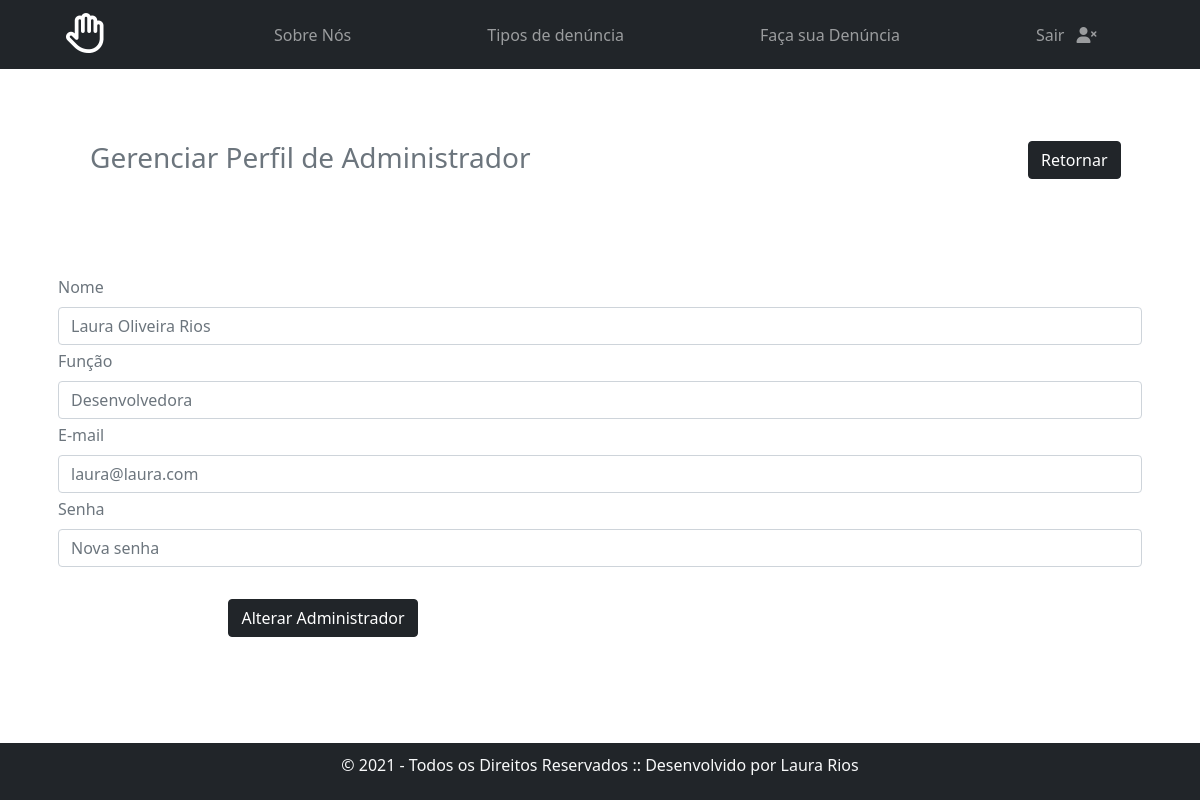
Page /gerenciarPerfil.php (signed in) on the committed database.
### tables this page shows
CREATE TABLE `administrador` (
  `idAdm` int(11) NOT NULL,
  `nomeAdm` varchar(45) NOT NULL,
  `funcao` varchar(45) NOT NULL,
  `emailAdm` varchar(45) NOT NULL,
  `senha` varchar(45) NOT NULL
);

### gerenciarPerfil.php (the view, shortened to what this page needs)
<!doctype html>
<html lang="pt-BR">
  <head>
    <link href="css/bootstrap.min.css" rel="stylesheet">
    <link href="fontawesome/css/all.css" rel="stylesheet">
  </head>
  <body>
  <nav class="navbar mb-4 navbar-expand-lg navbar-dark bg-dark">
    <div class="container">
      <a class="navbar-brand" href="index.php"><i class="far px-4 fa-hand-paper fa-2x"></i></a>
      <div class="collapse navbar-collapse" id="navbarSupportedContent">
        <ul class="navbar-nav me-auto mb-2 mb-lg-0">
          <li class="nav-item b">
            <a class="nav-link" href="index.php#sobre">Sobre Nós</a>
          </li>
          <li class="nav-item b">
            <a class="nav-link" href="index.php#tipos">Tipos de denúncia</a>
          </li>
          <li class="nav-item b">
            <a class="nav-link" href="index.php#formulario">Faça sua Denúncia</a>
          </li>
          <li class="nav-item b">
            <a class="nav-link"  href="sair.php">Sair <i class="fas fa-user-times mx-2 fa-1x "></i></a>
          </li>
        </ul>
      </div>
    </div>
  </nav>
        <?php
          include "conexao.php";
          $iddAdm = $_SESSION['emailLogin'];
          $sql = "SELECT * FROM administrador WHERE idAdm = $iddAdm";
          $dados = mysqli_query($conn, $sql);
          $linha = mysqli_fetch_assoc($dados);
        ?>
  <div class="container">
    <div class="row">
      <div class="col-10">
        <h3 class="p-5 text-muted">Gerenciar Perfil de Administrador</h3>
      </div>
      <div class="col-2 p-5">
        <a href="adm.php" class="btn btn-dark">Retornar</a>
      </div>
    </div>
      <form class="p-3 mt-4 text-muted" action="editar_perfil_scripts.php" method="POST" >
      <div class="form-row">
        <div class="form-group pt-1">
          <label class="form-label" for="nomeAdm">Nome</label>
          <input type="text" class="form-control text-muted" name="nomeAdm" required value="<?php echo $linha['nomeAdm']; ?>">
        </div>
        <div class="form-group pt-1">
          <label class="form-label" for="funcao">Função</label>
          <input type="text" class="form-control text-muted" name="funcao" required value="<?php echo $linha['funcao']; ?>">
        </div>
        <div class="form-group pt-1">
          <label class="form-label text-muted" for="emailAdm">E-mail</label>
          <input type="email" class="form-control text-muted" name="emailAdm" required value="<?php echo $linha['emailAdm']; ?>">
        </div>
        <div class="form-group pt-1">
          <label class="form-label text-muted" for="senha1">Senha</label>
          <input type="password" class="form-control text-muted" name="senha1" placeholder="Nova senha">
        </div>
      </div>
        <div class="row">
          <div class="col-6 text-center mt-3">
            <button type="submit" class="btn btn-dark mx-3 mt-3">Alterar Administrador</button>
          </div>
        </div>
    </form>
  </div>
    <footer id="rodape" class=" bg-dark text-light container-fluid">
        <p>&copy; 2021 - Todos os Direitos Reservados :: Desenvolvido por Laura Rios</p>
    </footer>
  </body>
</html>

### gerenciarPerfil.php (style rules this page uses)
.b { padding-left: 120px; }
.fa-hand-paper, .fa-user { color: #FFFFFF; }
#rodape { text-align: center; margin-top: 90px; padding: 10px; }

### rows in the picture
administrador: nomeAdm "Laura Oliveira Rios", funcao "Desenvolvedora", emailAdm "laura@laura.com"
